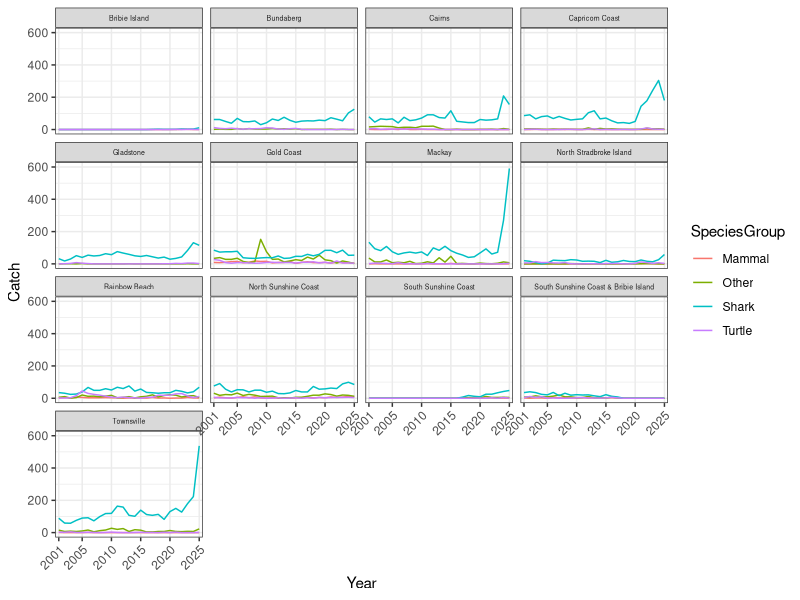

Recreate this plot in R.
## ---- chunk 1
knitr::opts_chunk$set(echo = TRUE)
## ---- chunk 2
library(tidyverse)
## ---- chunk 3
data <- read.csv("../data/QFISH_data_v2.csv", header = T)
data[data == ""] <- 0 

head(data)
## ---- chunk 4
data1 <- data[c(-1,-2,-28),c(-13,-26,-40,-54,-55)]

head(data1)
## ---- chunk 5
clean_data <- data1 %>% pivot_longer(cols = 2:50, names_to = c("SpeciesGroup","Location"), values_to = "Catch", names_pattern = "(.+)_(.+)", values_drop_na = T) 

clean_data$Catch <- as.numeric(as.character(clean_data$Catch))

head(clean_data)
## ---- chunk 6
 variable_labs <- c("Bribie.Island" = "Bribie Island", 
                    "Capricorn.Coast" = "Capricorn Coast",
                    "Cairns" = "Cairns",
                    "Gold.Coast" = "Gold Coast",
                    "Mackay" = "Mackay",
                    "Nth.Stradbroke.Is." = "North Stradbroke Island",
                    "Rainbow.Beach" = "Rainbow Beach",
                    "Sunshine.Coast.North" = "North Sunshine Coast", 
                    "Sunshine.Coast.South" = "South Sunshine Coast",
                    "Sunshine.Coast.South...Bribie.Island" = "South Sunshine Coast & Bribie Island",
"Townsville" = "Townsville",
"Bundaberg" = "Bundaberg",
"Gladstone" = "Gladstone")

clean_data %>% ggplot() +
  theme_bw() +
  facet_wrap(. ~ Location, labeller = as_labeller(variable_labs)) +
  geom_line(mapping = aes(x = Year,y = Catch, group = SpeciesGroup, color = SpeciesGroup)) +
  scale_y_continuous(limits = c(0, 600)) + 
  scale_x_discrete(breaks = c(2001,2005,2010,2015,2020,2025)) +
   theme(axis.text.x = element_text(angle = 45, hjust = 1),
          strip.text = element_text(size = 5))
